Frame 1 (no input): blank canvas, image omitted
Frame 60 (the mouse pressed at the canvas centre just before this capture): blank canvas, image omitted
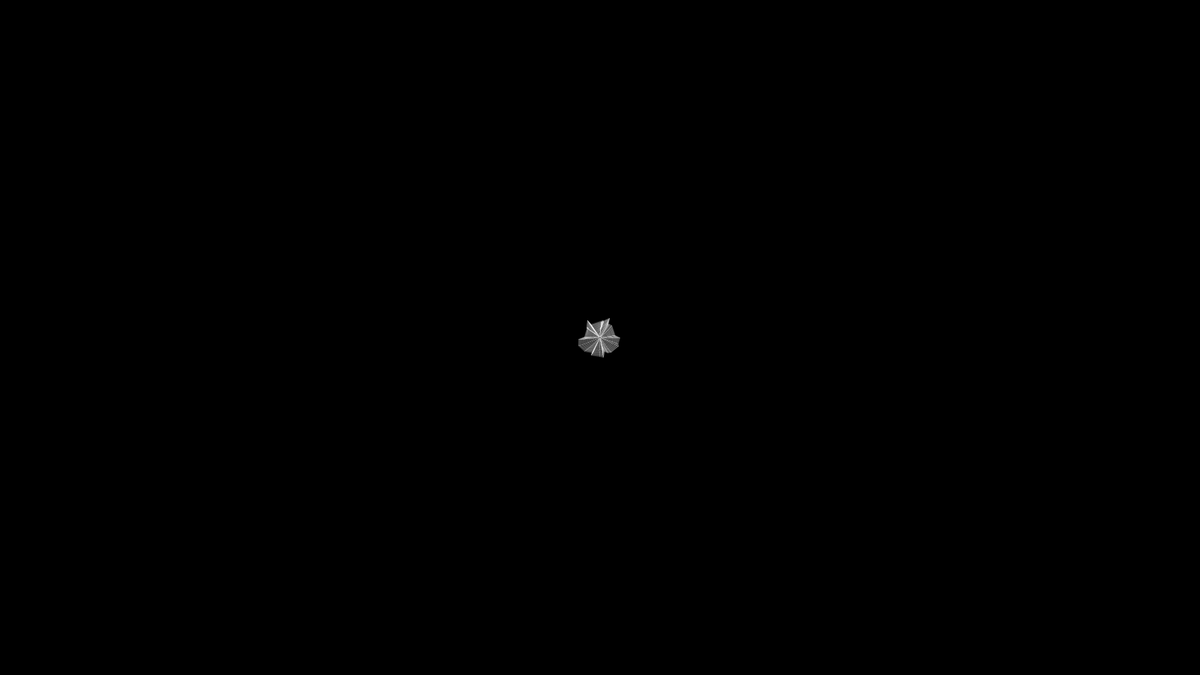
Frame 120 (the mouse held since frame 60 and released just before this capture)

The Processing sketch whose frames 1 and 60 were blank and that drew this single picture after the mouse press (run headless with seeded random() and noise(); from frame 60 on, the mouse is pressed at the canvas centre):

// Processing sketch: cobwebs
// ── cobwebs.pde
int _num = 25;
int[] _rand = new int[_num];
float _radius = 1;

void setup()
{
  size(1600, 900);
  background(0);
  smooth();
  //noLoop();
  
  initialize_rand();
}

void draw()
{
  stroke(255, 20);
  strokeWeight(1);
  noFill();
  drawNoiseCircles(width/2, height/2, _radius, _num);
  _radius += 0.2;
}

void drawNoiseCircles(float cen_x, float cen_y, float r, int num)
{
  float[][] point_array = new float[num][2];
  float theta = map(_rand[0], 0, _rand.length, 0, TWO_PI);
  float dtheta = TWO_PI/(float)num;
  float a = 0.1, b = 0.5;
  
  for (int i = 0; i < num; i++)
  {
    float rad = theta + map(_rand[i], 0, 100, -dtheta*a, dtheta*a);
    float x = cen_x+r*cos(rad);
    float y = cen_y+r*sin(rad);
    float radius = 5.0/(float)num*(r+map(noise(i), 0, 1, -r*b, r*b));
    theta += dtheta;
    point_array[i] = noiseCircle(x, y, radius, i);
  }
  
  for (int i = 0; i < num; i++)
  {
    int j = (i+1)%num;
    line(point_array[i][0], point_array[i][1], point_array[j][0], point_array[j][1]);
  }
}

float[] noiseCircle(float cen_x, float cen_y, float r, int seed)
{
  float a = 0.9;
  float timeScale = map(_rand[seed], 0, _rand.length, 0.0002, 0.001);
  float theta = TWO_PI*frameCount*timeScale;
  float rad = theta + map(_rand[seed], 0, _rand.length, 0, TWO_PI);
  float radius = r + map(cycleNoise(rad, 2.0, seed), 0, 1, -r*a, r*a);
  float[] point = {cen_x+radius*cos(rad), cen_y+radius*sin(rad)};
  
  return point;
}

float cycleNoise(float theta, float noiseScale, int seed)
{
  return noise((cos(theta)+1.0)*noiseScale, (sin(theta)+2.0)*noiseScale, seed);
}

void initialize_rand()
{
  for (int i = 0; i < _rand.length; i++)
  {
    _rand[i] = (int)random(_rand.length);
  }
}

void keyPressed()
{
  if (keyCode == ENTER)
  {
    save("image.png");
  }
  else if (keyCode == SHIFT)
  {
    background(0);
    initialize_rand();
    _radius = 1;
  }
}
